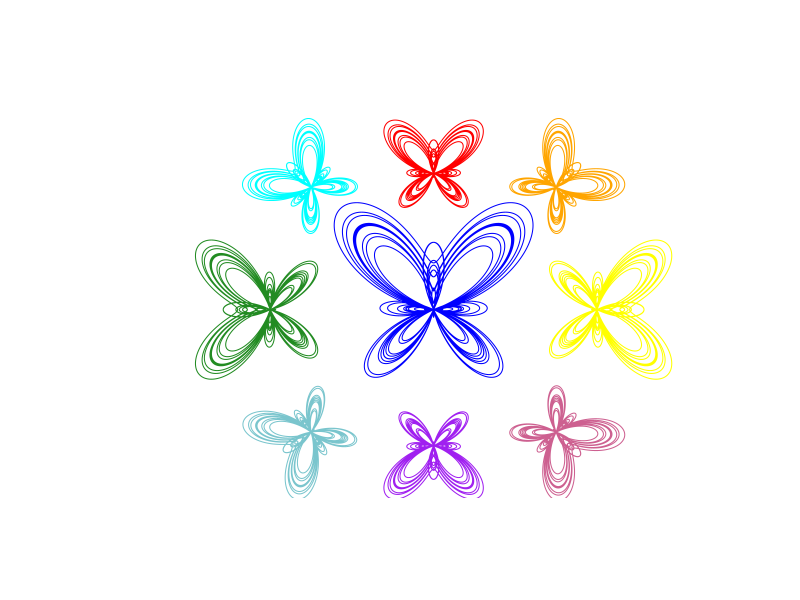

Write the R code that produced this figure.


n<-10000 # number of points to plot
theta<-seq(0,24*pi,length.out = n) # a vector of size 1e3 of theta values 
r<-exp(1)^cos(theta)- 2*cos(4*theta) + sin(theta/12)^5 # parametric equation in polar coordinates
x<-r*cos(theta+ pi/2) # convert from polar to Cartesian coordinates
y<-r*sin(theta+ pi/2) # convert from polar to Cartesian coordinates
plot(x,y,col="blue",type="l",lwd=1,xlab="",ylab="",axes=FALSE,asp=1,xlim=c(-12,11))

#shift number 


# add the second plot
x<-0.5*r*cos(theta + pi/2)  # scale by 0.5, rotate by pi/2, shift left by 2
y<-0.5*r*sin(theta + pi/2) + 5 # scale by 0.5, rotate by pi/2, shift up by 1.2
lines(x,y,col="red",type="l",lwd=1,xlab="",ylab="")

# add the third plot
x<-0.5*r*cos(theta + 4.71239)  # scale by 0.5, rotate by pi/2, shift left by 2
y<-0.5*r*sin(theta + 4.71239) - 5 # scale by 0.5, rotate by pi/2, shift up by 1.2
lines(x,y,col="purple",type="l",lwd=1,xlab="",ylab="")

# add the third plot
#x<-0.6*r*cos(theta - 5*pi/6) -5  # scale by 0.5, rotate by pi/2, shift left by 2
#y<-0.6*r*sin(theta - 5*pi/6) -1  # scale by 0.5, rotate by pi/2, shift up by 1.2
#lines(x,y,col=rainbow(1000),type="l",lwd=1,xlab="",ylab="")
# adding the fuzzy graph to the original one
#points(jitter(x,amount = 0.1),jitter(y,amount = 0.2),pch=".",
#       col=rainbow(n),ylab="",xlab="",cex=1.5)

# add the second plot
x<-0.5*r*cos(theta + 2.35619) - 4.5  # scale by 0.5, rotate by pi/2, shift left by 2
y<-0.5*r*sin(theta + 2.35619) + 4.5 # scale by 0.5, rotate by pi/2, shift up by 1.2
lines(x,y,col="cyan",type="l",lwd=1,xlab="",ylab="")

# add the second plot
x<-0.7*r*cos(theta + 3.14159) -6   # scale by 0.5, rotate by pi/2, shift left by 2
y<-0.7*r*sin(theta + 3.14159) # scale by 0.5, rotate by pi/2, shift up by 1.2
lines(x,y,col="forestgreen",type="l",lwd=1,xlab="",ylab="")

x<-0.5*r*cos(theta + 5.49779) + 4.5  # scale by 0.5, rotate by pi/2, shift left by 2
y<-0.5*r*sin(theta + 5.49779) - 4.5 # scale by 0.5, rotate by pi/2, shift up by 1.2
lines(x,y,col="hotpink3",type="l",lwd=1,xlab="",ylab="")

x<-0.5*r*cos(theta + 3.75246) - 4.5  # scale by 0.5, rotate by pi/2, shift left by 2
y<-0.5*r*sin(theta + 3.75246) - 4.5 # scale by 0.5, rotate by pi/2, shift up by 1.2
lines(x,y,col="cadetblue3",type="l",lwd=1,xlab="",ylab="")

x<-0.5*r*cos(theta + 0.785398) + 4.5  # scale by 0.5, rotate by pi/2, shift left by 2
y<-0.5*r*sin(theta + 0.785398) + 4.5 # scale by 0.5, rotate by pi/2, shift up by 1.2
lines(x,y,col="orange",type="l",lwd=1,xlab="",ylab="")

x<-0.7*r*cos(theta ) +6   # scale by 0.5, rotate by pi/2, shift left by 2
y<-0.7*r*sin(theta ) # scale by 0.5, rotate by pi/2, shift up by 1.2
lines(x,y,col="yellow",type="l",lwd=1,xlab="",ylab="")